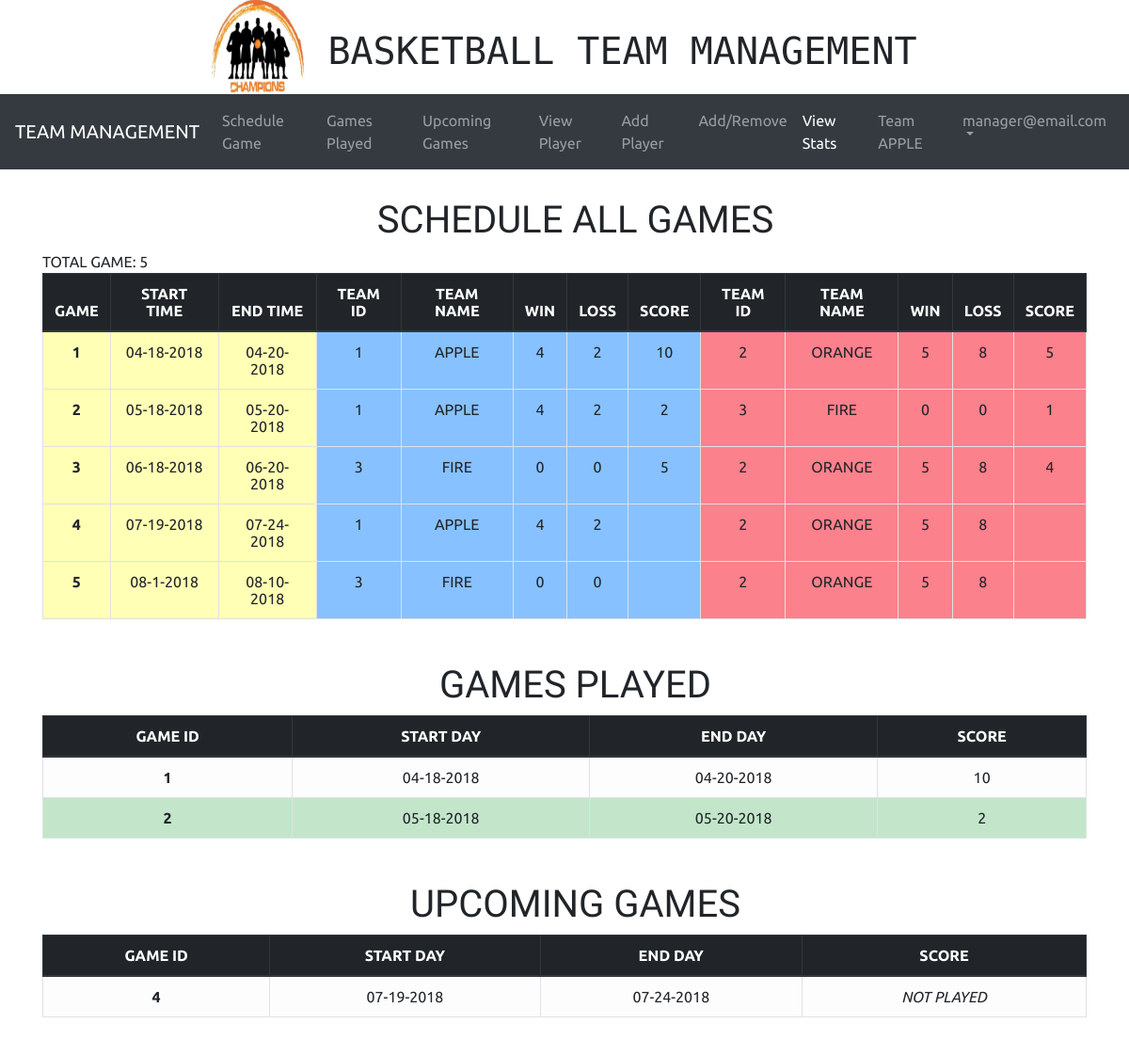
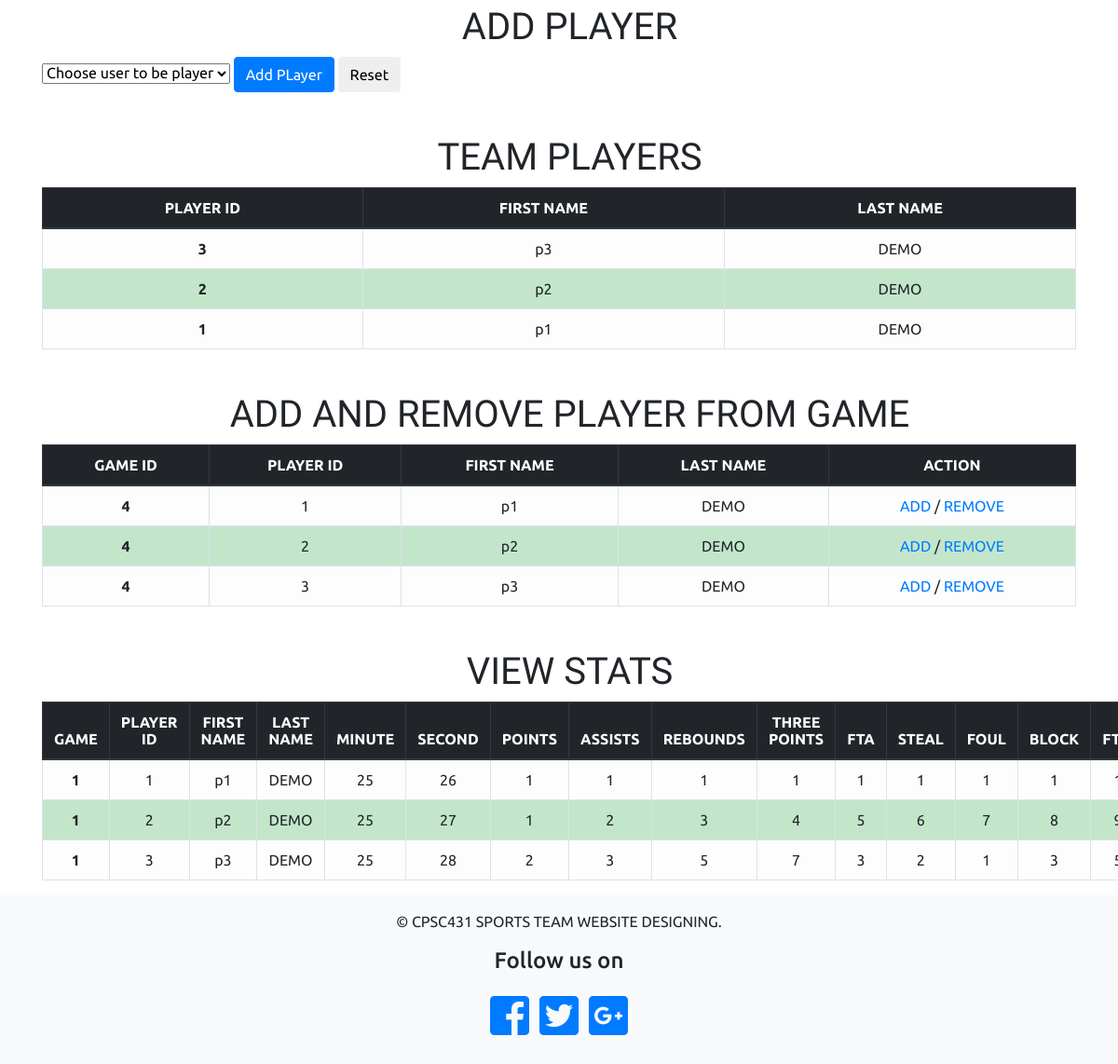
/manager_page.php (signed in), run on the app's committed database (2 pictures, top to bottom).
### tables this page shows
CREATE TABLE PLAY
(
  PGAME_ID INT(10) UNSIGNED NOT NULL,
  PTEAM_ID INT(10) UNSIGNED NOT NULL,
  SCORE TINYINT(3) UNSIGNED DEFAULT 0,

  PRIMARY KEY(PGAME_ID,PTEAM_ID),

  CONSTRAINT FOREIGN KEY (PTEAM_ID) REFERENCES TEAMS(TEAM_ID),
  CONSTRAINT FOREIGN KEY (PGAME_ID) REFERENCES GAMES(GAME_ID)
);

CREATE TABLE GAMES
(
  GAME_ID INT(10) UNSIGNED NOT NULL AUTO_INCREMENT PRIMARY KEY,
  START_DAY VARCHAR(100),
  END_DAY VARCHAR(150) NOT NULL
);

CREATE TABLE TEAMS
(
  TEAM_ID INT(10) UNSIGNED NOT NULL AUTO_INCREMENT PRIMARY KEY,
  TMANAGER_ID INT(10) UNSIGNED NOT NULL,
  TEAM_NAME  VARCHAR(100),
  WIN TINYINT(3) UNSIGNED DEFAULT 0,
  LOSS TINYINT(3) UNSIGNED DEFAULT 0,

  FOREIGN KEY (TMANAGER_ID) REFERENCES MANAGER(MANAGER_ID)
);

CREATE TABLE PLAYER
(
  PLAYER_ID INT(10) UNSIGNED NOT NULL AUTO_INCREMENT PRIMARY KEY,
  PLUSER_ID INT(10) UNSIGNED NOT NULL,
  PLTEAM_ID INT(10) UNSIGNED NOT NULL,

  CONSTRAINT FOREIGN KEY (PLTEAM_ID) REFERENCES TEAMS(TEAM_ID),
  CONSTRAINT FOREIGN KEY (PLUSER_ID) REFERENCES USERS(USER_ID)


);

CREATE TABLE PROFILE
(
  PROFILE_ID INT(10) UNSIGNED NOT NULL AUTO_INCREMENT PRIMARY KEY,
  PUSER_ID INT(10) UNSIGNED NOT NULL,
  FIRST_NAME VARCHAR(100),
  LAST_NAME VARCHAR(150),
  COUNTRY VARCHAR(250),
  ZIPCODE VARCHAR(100),
  CITY VARCHAR(100),
  STREET VARCHAR(100),
  STATE CHAR(10),

  CONSTRAINT FOREIGN KEY (PUSER_ID) REFERENCES USERS(USER_ID),
  CHECK (ZIPCODE  REGEXP '(?!0{5})(?!9{5})\\d{5}(-(?!0{4})(?!9{4})\\d{4})?'),
  INDEX (LAST_NAME ),
  UNIQUE (FIRST_NAME , LAST_NAME )
);

CREATE TABLE STATS
(
  SPLAYER_ID INT(10) UNSIGNED NOT NULL,
  SGAME_ID INT(10) UNSIGNED NOT NULL,
  PLAYINGTIMEMIN TINYINT(2) UNSIGNED DEFAULT 0,
  PLAYINGTIMESEC TINYINT(2) UNSIGNED DEFAULT 0,
  POINTS TINYINT(3) UNSIGNED DEFAULT 0,
  ASSISTS TINYINT(3) UNSIGNED DEFAULT 0,
  REBOUNDS TINYINT(3) UNSIGNED DEFAULT 0,
  THREE_POINTS TINYINT(3) UNSIGNED DEFAULT 0,
  FTA TINYINT(3) UNSIGNED DEFAULT 0,
  STEAL TINYINT(3) UNSIGNED DEFAULT 0,
  FOUL TINYINT(3) UNSIGNED DEFAULT 0,
  BLOCK TINYINT(3) UNSIGNED DEFAULT 0,
  FTM TINYINT(3) UNSIGNED DEFAULT 0,

  PRIMARY KEY(SPLAYER_ID,SGAME_ID),

  CONSTRAINT FOREIGN KEY (SPLAYER_ID) REFERENCES PLAYER(PLAYER_ID),
  CONSTRAINT FOREIGN KEY (SGAME_ID) REFERENCES GAMES(GAME_ID),

  CHECK((PLAYINGTIMEMIN < 40 AND PLAYINGTIMESEC < 60) OR
        (PLAYINGTIMEMIN = 40 AND PLAYINGTIMESEC = 0 ))
);

### schedule_game.php (the view, shortened to what this page needs)
<!DOCTYPE html>
<html>
  <head>
  </head>
  <body>
    <?php
      $link = mysqli_connect(DB_SERVER, DB_USERNAME, DB_PASSWORD, DB_NAME);
      $query = "SELECT G.GAME_ID, G.START_DAY, G.END_DAY, T.TEAM_NAME, T.WIN, T.LOSS, P.SCORE, P.PTEAM_ID
      FROM PLAY P, GAMES G, TEAMS T
      WHERE T.TEAM_ID = P.PTEAM_ID AND G.GAME_ID = P.PGAME_ID
      ORDER BY GAME_ID, G.START_DAY, G.END_DAY, T.TEAM_NAME";
      if ($stmt = $link->prepare($query)) {
        $stmt->execute();
        $stmt->store_result();
        $stmt->bind_result(
          $GID,
          $STD,
          $ETD,
          $TN,
          $W,
          $L,
          $SCORE,
          $TEAM_ID
        );
      }
    ?>
    <?php
      $row = (int) $stmt->num_rows / 2;
      echo "TOTAL GAME:  ".$row. "<br/>";
    ?>
    <table class="table table-bordered table-hover">
      <thead class="thead-dark">
        <tr class="info">
          <th scope="col">GAME</th>
          <th scope="col">START TIME</th>
          <th scope="col">END TIME</th>
          <th scope="col">TEAM ID</th>
          <th scope="col">TEAM NAME</th>
          <th scope="col">WIN</th>
          <th scope="col">LOSS</th>
          <th scope="col">SCORE</th>
          <th scope="col">TEAM ID</th>
          <th scope="col">TEAM NAME</th>
          <th scope="col">WIN</th>
          <th scope="col">LOSS</th>
          <th scope="col">SCORE</th>
        </tr>
      </thead>
      <?php
        while($stmt->fetch()){
          echo "<tr>\n";
          echo "<th scope=\"row\" style=\"background: #ffff004a\">".$GID."</th>\n";
          echo "<td style=\"background: #ffff004a\">".$STD."</td>\n";
          echo "<td style=\"background: #ffff004a\">".$ETD."</td>\n";
          echo "<td style=\"background: #007cff78\">".$TEAM_ID."</td>\n";
          echo "<td style=\"background: #007cff78\">".$TN."</td>\n";
          echo "<td style=\"background: #007cff78\">".$W."</td>\n";
          echo "<td style=\"background: #007cff78\">".$L."</td>\n";
          echo "<td style=\"background: #007cff78\">".$SCORE."</td>\n";
          $stmt->fetch();
          echo "<td style=\"background: #f7041b80\">".$TEAM_ID."</td>\n";
          echo "<td style=\"background: #f7041b80\">".$TN."</td>\n";
          echo "<td style=\"background: #f7041b80\">".$W."</td>\n";
          echo "<td style=\"background: #f7041b80\">".$L."</td>\n";
          echo "<td style=\"background: #f7041b80\">".$SCORE."</td>\n";
          echo "</tr>";
        }
      ?>
    </table>
  </body>
</html>

### view_game_played.php (shortened to what this page needs)
<!DOCTYPE html>
<html>
  <head>
  </head>
  <body>
  <?php
  $db = mysqli_connect(DB_SERVER, DB_USERNAME, DB_PASSWORD, DB_NAME);
  $query = "SELECT TEAM_ID FROM TEAMS WHERE TMANAGER_ID = (SELECT MANAGER_ID FROM MANAGER WHERE MUSER_ID = ?)";
  $stmt = $db->prepare($query);
  $stmt->bind_param('i', $user_id);
  $stmt->execute();
  $stmt->bind_result($_teamid);
  $query = "SELECT GAME_ID, START_DAY, END_DAY, SCORE FROM GAMES LEFT JOIN PLAY ON GAME_ID = PGAME_ID WHERE PTEAM_ID = ? AND SCORE IS NOT NULL";
  $stmt = $db->prepare($query);
  $stmt->bind_param('i', $_teamid);
  $stmt->execute();
  $stmt->store_result();
  $stmt->bind_result(
    $game_id,
    $start_day,
    $end_day,
    $score
  );
  ?>
  <table class="table table-bordered table-hover">
    <thead class="thead-dark">
      <tr class="info">
        <th scope="col">GAME ID</th>
        <th scope="col">START DAY</th>
        <th scope="col">END DAY</th>
        <th scope="col">SCORE</th>
      </tr>
  </thead>
  <?php
  $toggle = "table-active";
  $switch_color = false;
  while ($stmt->fetch()){
    if ($switch_color) {
        $toggle = "table-success";
        $switch_color = false;
      } else {
        $toggle = "table-light";
        $switch_color = true;
      }
    echo "<tr class=\"$toggle\">\n";
    echo "<th scope=\"row\">".$game_id."</th>\n";
    echo "<td>".$start_day."</td>\n";
    echo "<td>".$end_day."</td>\n";
    echo "<td>".$score."</td>\n";
    echo "</tr>";
  }
 ?>
</table>
  </body>
</html>

### view_upcoming_games.php (shortened to what this page needs)
<!DOCTYPE html>
<html>
  <head>
  </head>
  <body>
  <?php
  $db = mysqli_connect(DB_SERVER, DB_USERNAME, DB_PASSWORD, DB_NAME);
  $query = "SELECT TEAM_ID FROM TEAMS WHERE TMANAGER_ID = (SELECT MANAGER_ID FROM MANAGER WHERE MUSER_ID = ?)";
  $stmt = $db->prepare($query);
  $stmt->bind_param('i', $user_id);
  $stmt->execute();
  $stmt->bind_result($_teamid);
  $query = "SELECT GAME_ID, START_DAY, END_DAY, SCORE FROM GAMES LEFT JOIN PLAY ON GAME_ID = PGAME_ID WHERE PTEAM_ID = ? AND SCORE IS NULL";
  $stmt = $db->prepare($query);
  $stmt->bind_param('i', $_teamid);
  $stmt->execute();
  $stmt->store_result();
  $stmt->bind_result(
    $game_id,
    $start_day,
    $end_day,
    $score
  );
  ?>
  <table class="table table-bordered table-hover">
    <thead class="thead-dark">
      <tr class="info">
        <th scope="col">GAME ID</th>
        <th scope="col">START DAY</th>
        <th scope="col">END DAY</th>
        <th scope="col">SCORE</th>
      </tr>
  </thead>
  <?php
  $toggle = "table-active";
  $switch_color = false;
  while ($stmt->fetch()){
    if ($switch_color) {
        $toggle = "table-success";
        $switch_color = false;
      } else {
        $toggle = "table-light";
        $switch_color = true;
      }
    echo "<tr class=\"$toggle\">\n";
    echo "<th scope=\"row\">".$game_id."</th>\n";
    echo "<td>".$start_day."</td>\n";
    echo "<td>".$end_day."</td>\n";
    echo "<td><i>NOT PLAYED</i></td>\n";
    echo "</tr>";
  }
 ?>
</table>
  </body>
</html>

### vrplayer_bymanager.php (shortened to what this page needs)
<?php
$link = mysqli_connect(DB_SERVER, DB_USERNAME, DB_PASSWORD, DB_NAME);
$sql2="SELECT TEAMS.TEAM_ID FROM TEAMS WHERE TEAMS.TMANAGER_ID= (SELECT MANAGER_ID FROM MANAGER WHERE MUSER_ID = ?)";
$stmt2=$link->prepare($sql2);
$stmt2->bind_param('i',$user_id);
$stmt2->execute();
$stmt2->store_result();
$stmt2->bind_result($M_teamid);
  $sql3="SELECT
  PLAYER.PLAYER_ID ,
   FIRST_NAME,
 LAST_NAME
  FROM PLAYER, USERS, TEAMS, PROFILE
  WHERE PLAYER.PLTEAM_ID = '$M_teamid' AND PLUSER_ID = USER_ID AND USER_ID = PUSER_ID
  GROUP BY FIRST_NAME,
            LAST_NAME
  ORDER BY LAST_NAME
  ";
  $stmt3=$link->prepare($sql3);
  $stmt3->execute();
  $stmt3->store_result();
  $stmt3->bind_result(
    $PLAYERID,
    $PLAYERF,
    $PLAYERL);
    $toggle = "table-active";
    $switch_color = false;
  while ($stmt3 ->fetch()){
    if ($switch_color) {
        $toggle = "table-success";
        $switch_color = false;
      } else {
        $toggle = "table-light";
        $switch_color = true;
      }
    echo "<tr class=\"$toggle\">\n";
    echo "<th scope=\"row\">".$PLAYERID."</th>\n";
    echo "<td>".$PLAYERF."</td>\n";
    echo "<td>".$PLAYERL."</td>\n";
    echo "</tr>";
  }
?>

### game_playing.php (shortened to what this page needs)
<!DOCTYPE html>
<html>
  <head>
  </head>
  <body>
  <?php
  $db = mysqli_connect(DB_SERVER, DB_USERNAME, DB_PASSWORD, DB_NAME);
  $query = "SELECT TEAM_ID FROM TEAMS WHERE TMANAGER_ID = (SELECT MANAGER_ID FROM MANAGER WHERE MUSER_ID = ?)";
  $stmt = $db->prepare($query);
  $stmt->bind_param('i', $user_id);
  $stmt->execute();
  $stmt->bind_result($_teamid);
  $query = "SELECT PLAYER_ID, FIRST_NAME, LAST_NAME , GAME_ID FROM USERS, PLAYER, PROFILE,
  (SELECT GAME_ID FROM GAMES LEFT JOIN PLAY ON GAME_ID = PGAME_ID WHERE SCORE IS NULL AND PTEAM_ID = ?)
  AS T WHERE PLTEAM_ID = ? AND PLUSER_ID = USER_ID AND USER_ID = PUSER_ID
  ORDER BY PLAYER_ID, FIRST_NAME, LAST_NAME
  ";
  $stmt = $db->prepare($query);
  $stmt->bind_param('ii', $_teamid, $_teamid);
  $stmt->execute();
  $stmt->store_result();
  $stmt->bind_result(
    $player_id,
    $first_name,
    $last_name,
    $game_id
  );
  ?>
  <table class="table table-bordered table-hover">
    <thead class="thead-dark">
      <tr class="info">
        <th scope="col">GAME ID</th>
        <th scope="col">PLAYER ID</th>
        <th scope="col">FIRST NAME</th>
        <th scope="col">LAST NAME</th>
        <th scope="col">ACTION</th>
      </tr>
  </thead>
  <?php
  $toggle = "table-active";
  $switch_color = false;
  while ($stmt->fetch()){
    if ($switch_color) {
        $toggle = "table-success";
        $switch_color = false;
      } else {
        $toggle = "table-light";
        $switch_color = true;
      }
    echo "<tr class=\"$toggle\">\n";
    echo "<th scope=\"row\">".$game_id."</th>\n";
    echo "<td>".$player_id."</td>\n";
    echo "<td>".$first_name."</td>\n";
    echo "<td>".$last_name."</td>\n";
    echo "<td>";
    echo "<a name=\"$player_id-$game_id\"  href='addPlayerToGame.php?player_id=".$player_id."&game_id=".$game_id."'>ADD</a>";
    echo "<span> / </span>";
    echo "<a href='removePlayerFromGame.php?player_id=".$player_id."&game_id=".$game_id."'>REMOVE</a>";
    echo "</td>";
    echo "</tr>";
  }
 ?>
</table>
  </body>
</html>

### view_stats.php (shortened to what this page needs)
<!DOCTYPE html>
<html>
  <head>
  </head>
  <body>
    <?php
  $db = mysqli_connect(DB_SERVER, DB_USERNAME, DB_PASSWORD, DB_NAME);
  $user_id = $_SESSION['id'];
  $query = "SELECT
  PLAYER_ID, FIRST_NAME, LAST_NAME, SGAME_ID, PLAYINGTIMEMIN, PLAYINGTIMESEC, POINTS, ASSISTS, REBOUNDS, THREE_POINTS, FTA, STEAL, FOUL, BLOCK, FTM
  FROM PLAYER P, STATS S , PROFILE, USERS
  WHERE P.PLAYER_ID = SPLAYER_ID AND PLUSER_ID = USER_ID AND USER_ID = PUSER_ID
  AND PLTEAM_ID = (SELECT TEAM_ID FROM TEAMS WHERE TMANAGER_ID= (SELECT MANAGER_ID FROM MANAGER WHERE MUSER_ID = ?)) ORDER BY SGAME_ID, P.PLAYER_ID";
  $stmt = $db->prepare($query);
  $stmt->bind_param('i', $user_id);
  $stmt->execute();
  $stmt->store_result();
  $stmt->bind_result(
    $player_id,
    $first_name,
    $last_name,
    $sgame_id,
    $playing_time_min,
    $playing_time_sec,
    $points,
    $assits,
    $rebounds,
    $three_points,
    $fta,
    $steal,
    $foul,
    $block,
    $ftm
  );
  ?>
  <table class="table table-bordered table-hover">
      <thead class="thead-dark">
        <tr class="info">
          <th scope="col">GAME</th>
          <th scope="col">PLAYER ID</th>
          <th scope="col">FIRST NAME</th>
          <th scope="col">LAST NAME</th>
          <th scope="col">MINUTE</th>
          <th scope="col">SECOND</th>
          <th scope="col">POINTS</th>
          <th scope="col">ASSISTS</th>
          <th scope="col">REBOUNDS</th>
          <th scope="col">THREE POINTS</th>
          <th scope="col">FTA</th>
          <th scope="col">STEAL</th>
          <th scope="col">FOUL</th>
          <th scope="col">BLOCK</th>
          <th scope="col">FTM</th>
        </tr>
      </thead>
      <?php
      $toggle = "table-active";
      $switch_color = false;
        while ($stmt->fetch()) {
          if ($switch_color) {
            $toggle = "table-success";
            $switch_color = false;
          } else {
            $toggle = "table-light";
            $switch_color = true;
          }
          echo "<tr class=\"$toggle\">\n";
          echo "<th scope=\"row\">".$sgame_id."</th>\n";
          echo "<td>".$player_id."</td>\n";
          echo "<td>".$first_name."</td>\n";
          echo "<td>".$last_name."</td>\n";
          echo "<td>".$playing_time_min."</td>\n";
          echo "<td>".$playing_time_sec."</td>\n";
          echo "<td>".$points."</td>\n";
          echo "<td>".$assits."</td>\n";
          echo "<td>".$rebounds."</td>\n";
          echo "<td>".$three_points."</td>\n";
          echo "<td>".$fta."</td>\n";
          echo "<td>".$steal."</td>\n";
          echo "<td>".$foul."</td>\n";
          echo "<td>".$block."</td>\n";
          echo "<td>".$ftm."</td>\n";
        }
       ?>
  </table>
  </body>
</html>

### css/manager.css (style rules this page uses)
body { font-family: 'Ubuntu', sans-serif; position: relative; }
.table { text-align: center; }

### data on the page
play: PGAME_ID.GAME_ID "1", PGAME_ID.START_DAY "04-18-2018", PGAME_ID.END_DAY "04-20-2018", PTEAM_ID "1", PTEAM_ID.TEAM_NAME "APPLE", PTEAM_ID.WIN "4", PTEAM_ID.LOSS "2", SCORE "10", play.PTEAM_ID "2", teams.TEAM_NAME "ORANGE", teams.WIN "5", teams.LOSS "8", play.SCORE "5"
play: PGAME_ID.GAME_ID "2", PGAME_ID.START_DAY "05-18-2018", PGAME_ID.END_DAY "05-20-2018", PTEAM_ID "1", PTEAM_ID.TEAM_NAME "APPLE", PTEAM_ID.WIN "4", PTEAM_ID.LOSS "2", SCORE "2", play.PTEAM_ID "3", teams.TEAM_NAME "FIRE", teams.WIN "0", teams.LOSS "0", play.SCORE "1"
play: PGAME_ID.GAME_ID "3", PGAME_ID.START_DAY "06-18-2018", PGAME_ID.END_DAY "06-20-2018", PTEAM_ID "3", PTEAM_ID.TEAM_NAME "FIRE", PTEAM_ID.WIN "0", PTEAM_ID.LOSS "0", SCORE "5", play.PTEAM_ID "2", teams.TEAM_NAME "ORANGE", teams.WIN "5", teams.LOSS "8", play.SCORE "4"
play: PGAME_ID.GAME_ID "4", PGAME_ID.START_DAY "07-19-2018", PGAME_ID.END_DAY "07-24-2018", PTEAM_ID "1", PTEAM_ID.TEAM_NAME "APPLE", PTEAM_ID.WIN "4", PTEAM_ID.LOSS "2", play.PTEAM_ID "2", teams.TEAM_NAME "ORANGE", teams.WIN "5", teams.LOSS "8"
play: PGAME_ID.GAME_ID "5", PGAME_ID.START_DAY "08-1-2018", PGAME_ID.END_DAY "08-10-2018", PTEAM_ID "3", PTEAM_ID.TEAM_NAME "FIRE", PTEAM_ID.WIN "0", PTEAM_ID.LOSS "0", play.PTEAM_ID "2", teams.TEAM_NAME "ORANGE", teams.WIN "5", teams.LOSS "8"
games: GAME_ID "4", START_DAY "07-19-2018", END_DAY "07-24-2018"
player: PLAYER_ID "3", PLAYERF "p3", PLAYERL "DEMO", games.GAME_ID "4", profile.FIRST_NAME "p3", profile.LAST_NAME "DEMO", stats.SGAME_ID "1", stats.PLAYINGTIMEMIN "25", stats.PLAYINGTIMESEC "28", stats.POINTS "2", stats.ASSISTS "3", stats.REBOUNDS "5", stats.THREE_POINTS "7", stats.FTA "3", stats.STEAL "2", stats.FOUL "1", stats.BLOCK "3"
player: PLAYER_ID "2", PLAYERF "p2", PLAYERL "DEMO", games.GAME_ID "4", profile.FIRST_NAME "p2", profile.LAST_NAME "DEMO", stats.SGAME_ID "1", stats.PLAYINGTIMEMIN "25", stats.PLAYINGTIMESEC "27", stats.POINTS "1", stats.ASSISTS "2", stats.REBOUNDS "3", stats.THREE_POINTS "4", stats.FTA "5", stats.STEAL "6", stats.FOUL "7", stats.BLOCK "8"
player: PLAYER_ID "1", PLAYERF "p1", PLAYERL "DEMO", games.GAME_ID "4", profile.FIRST_NAME "p1", profile.LAST_NAME "DEMO", stats.SGAME_ID "1", stats.PLAYINGTIMEMIN "25", stats.PLAYINGTIMESEC "26", stats.POINTS "1", stats.ASSISTS "1", stats.REBOUNDS "1", stats.THREE_POINTS "1", stats.FTA "1", stats.STEAL "1", stats.FOUL "1", stats.BLOCK "1"

### other printed values
$_SESSION['team'] "APPLE"
$_SESSION['email'] "manager@email.com"
$row "5"
